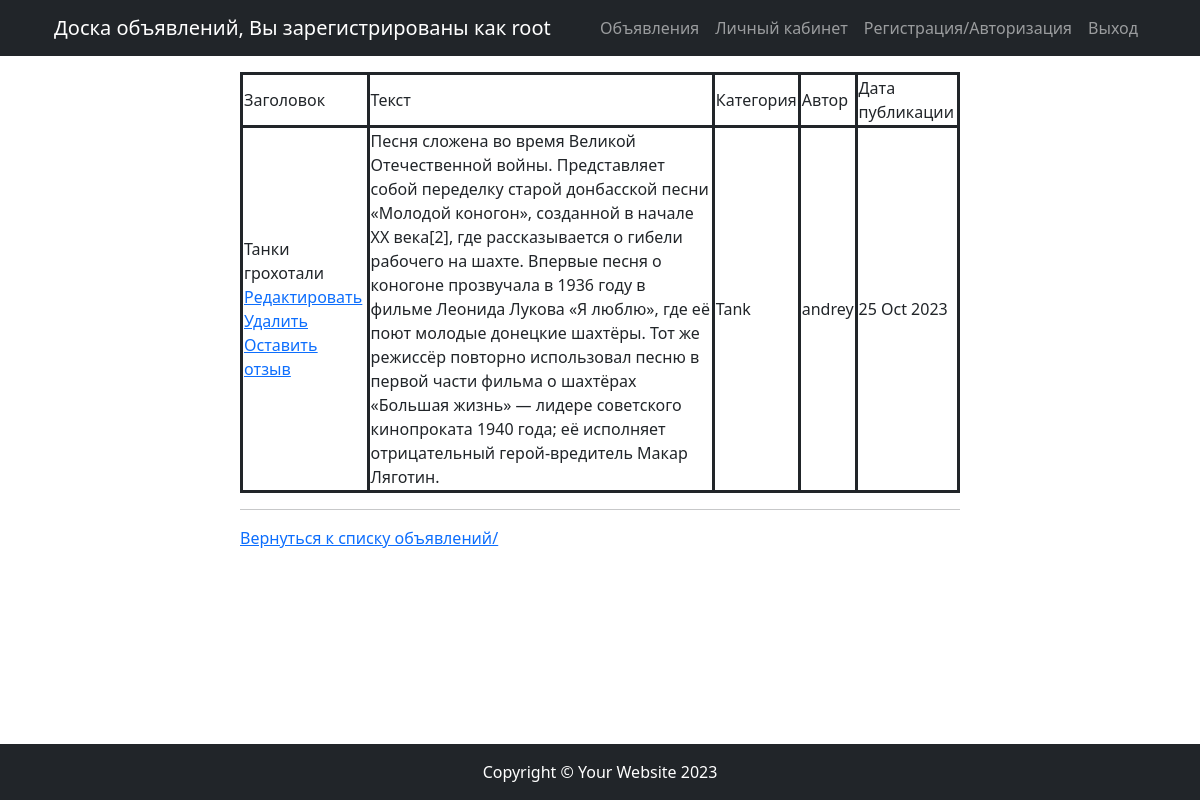
Page /board/1/ (signed in) on the committed database.
### board/models.py (models this page shows, shortened)
class Post(models.Model):
    postUser = models.ForeignKey(User, on_delete=models.CASCADE, verbose_name='Пользователь')
    category_type = (
        ("Tank", 'Танки'),
        ("Heal", 'Хилы'),
        ("DD", 'ДД'),
        ("Trader", 'Торговцы'),
        ("Guildmaster", 'Гилдмастеры'),
        ("Questgiver", 'Квестгиверы'),
        ("Blacksmith", 'Кузнецы'),
        ("Tanner", 'Кожевники'),
        ("Potionmaster", 'Зельевары'),
        ("Spellmaster", 'Мастера заклинаний')
    )
    category = models.CharField(max_length=12, choices=category_type, default="Tank", verbose_name='Категория')
    date = models.DateTimeField(auto_now_add=True)
    title = models.CharField(max_length=64,  verbose_name='Заголовок')
    text = models.TextField(verbose_name='Текст объявления')

### board/views.py (the view)
# urls.py: path('<int:pk>/', PostDetail.as_view(), name='post_detail'),
class PostDetail(DetailView):
    pass
    model = Post # модель всё та же, но мы хотим получать детали конкретно отдельного товара
    template_name = 'board/post_detail.html' # название шаблона будет product.html
    context_object_name = 'post_detail' # название объекта

### board/templates/board/post_detail.html
{% extends 'flatpages/default.html' %}
{% block content %}
{% if post_detail %}
        <table style="border:solid">
            <tr style="border:solid">
                <td style="border:solid">Заголовок</td>
                <td style="border:solid">Текст</td>
                <td style="border:solid">Категория</td>
                <td style="border:solid">Автор</td>
                <td style="border:solid">Дата публикации</td>
            </tr>
            <tr>
                <td style="border:solid">
                    {{ post_detail.title }}
              <br>
                    <a href="{% url 'post_update' post_detail.id %}"><u>Редактировать</u></a>
                    <a href="{% url 'post_delete' post_detail.id %}"><u> Удалить </u></a>
                    <br>
                    <a href="{% url 'response_create' %}?post_id={{ post_detail.id }}"><u> Оставить отзыв </u></a>
                </td>
                <td style="border:solid"> {{ post_detail.text }} </td>
                <td style="border:solid"> {{ post_detail.category }} </td>
                <td style="border:solid"> {{ post_detail.postUser }} </td>
                <td style="border:solid"> {{ post_detail.date|date:'d M Y' }} </td>
            </tr>
        </table>
    {% else %}
    <h3>Новости с номером {{ post_detail.id }} нет!</h3>
    {% endif %}
<hr>
<a href="{% url 'post_all' %}"><u> Вернуться к списку объявлений/ </u></a>
{% endblock content %}

### board/templates/flatpages/default.html (shortened to what this page needs)
{% load static %}
<!DOCTYPE html>
<html lang="en">
    <head>
        <link href='{% static "css/styles.css" %}' rel="stylesheet" />
    </head>
    <body id="page-top">
        <header class="navbar navbar-expand-lg navbar-dark bg-dark" id="mainNav">
            <div class="container px-4">
                {% if request.user.id == None %}
                <a class="navbar-brand" href="/">Доска объявлений, Вы не зарегистрированы!</a>
                {% else %}
                <a class="navbar-brand" href="/">Доска объявлений, Вы зарегистрированы как {{ request.user }}</a>
                {% endif %}
                <div class="collapse navbar-collapse" id="navbarResponsive">
                    <ul class="navbar-nav ms-auto">
                        <li class="nav-item"><a class="nav-link" href="/board/">Объявления</a></li>
                        <li class="nav-item"><a class="nav-link" href="/board/private/">Личный кабинет</a></li>
                        <li class="nav-item"><a class="nav-link" href="/accounts/login">Регистрация/Авторизация</a></li>
                        <li class="nav-item"><a class="nav-link" href="/accounts/logout">Выход</a></li>
                    </ul>
                </div>
            </div>
        </header>
        <section id="about">
            <div class="container px-4">
                <div class="row gx-4 justify-content-center">
                    <div class="col-lg-8">
                        <p> {% block content %} {% endblock content %} </p>
                    </div>
                </div>
            </div>
        </section>
        {% include 'board/layers/parts/footer.html' %}
    </body>
</html>

### rows in the picture
Post: title "Танки грохотали", text "Песня сложена во время Великой Отечественной войны. Представляет собой переделку старой донбасской песни «Молодой коногон», созданной в начале XX века[2], где рассказывается о гибели рабочего на шахте. Впервые песня о коногоне прозвучала в 1936 году в фильме Леонида Лукова «Я люблю», где её поют молодые донецкие шахтёры. Тот же режиссёр повторно использовал песню в первой части фильма о шахтёрах «Большая жизнь» — лидере советского кинопроката 1940 года; её исполняет отрицательный герой-вредитель Макар Ляготин.", category "Tank", postUser "andrey", date "25 Oct 2023"

### other values in the picture
{{ request.user }} "root"
